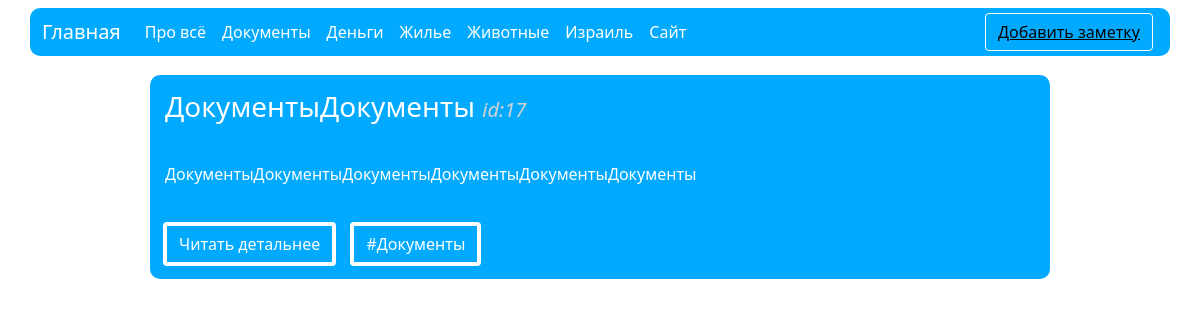
Screenshot of /news/documents with the database file from the repository.
### news/models.py (models this page shows, shortened)
class Articles(models.Model):
    title = models.CharField('Название', max_length=15)
    hashtag = models.CharField('Хештег', max_length=20)
    full_text = models.TextField('Текст')
    class Meta:
        verbose_name = 'Новость'
        verbose_name_plural = 'Новости'

### news/views.py (the view)
# urls.py: path('documents', views.documents, name='documents'),
def documents(request):
    news = Articles.objects.order_by('-id')
    return render(request, 'news/documents.html', {'news': news})

### news/templates/news/documents.html (shortened to what this page needs)
{% extends 'main/layout.html' %}
{% block content %}
    {% if news %}
        {% for element in news %}
            {% if element.hashtag == 'Документы' %}
                <div class="container-house">
                    <div class="container-h3">
                        <h3>{{ element.title }} <i class="container-id">id:{{ element.id }}</i></h3>
                    </div>
                    <div class="container-p">
                        <p>{{ element.full_text }}</p>
                    </div>
                    <div class="container-buttons">
                        <a href="{% url 'news-detail' element.id %}" class="btn btn-light"> Читать детальнее</a>
                        <a href="{% url 'documents' %}" class="btn btn-info">#{{ element.hashtag }}</a>
                    </div>
                </div>
            {% endif %}
        {% endfor %}
    {% endif %}
{% endblock %}

### main/static/main/css/main.css (style rules this page uses)
.container-house { width: 75%; background: #01AAFF; color: white; border-radius: 10px; margin: auto; margin-top: 75px; margin-bottom: 10px; }
.container-h3 { padding-top: 15px; padding-left: 15px; padding-bottom: 15px; }
.container-id { font-size: 20px; color: lightgray; }
.container-p { padding-top: 15px; padding-left: 15px; padding-bottom: 15px; }
.container-buttons { padding-left: 8px; padding-bottom: 8px; }
.btn-light { border-left: 35%; background: #01AAFF; color: white; border: 4px solid white; margin: 5px; }
.btn-info { border-left: 35%; background: #01AAFF; color: white; border: 4px solid white; margin: 5px; }

### rows the page displays
Articles: title "ДокументыДокументы", id "17", full_text "ДокументыДокументыДокументыДокументыДокументыДокументы", hashtag "Документы"
